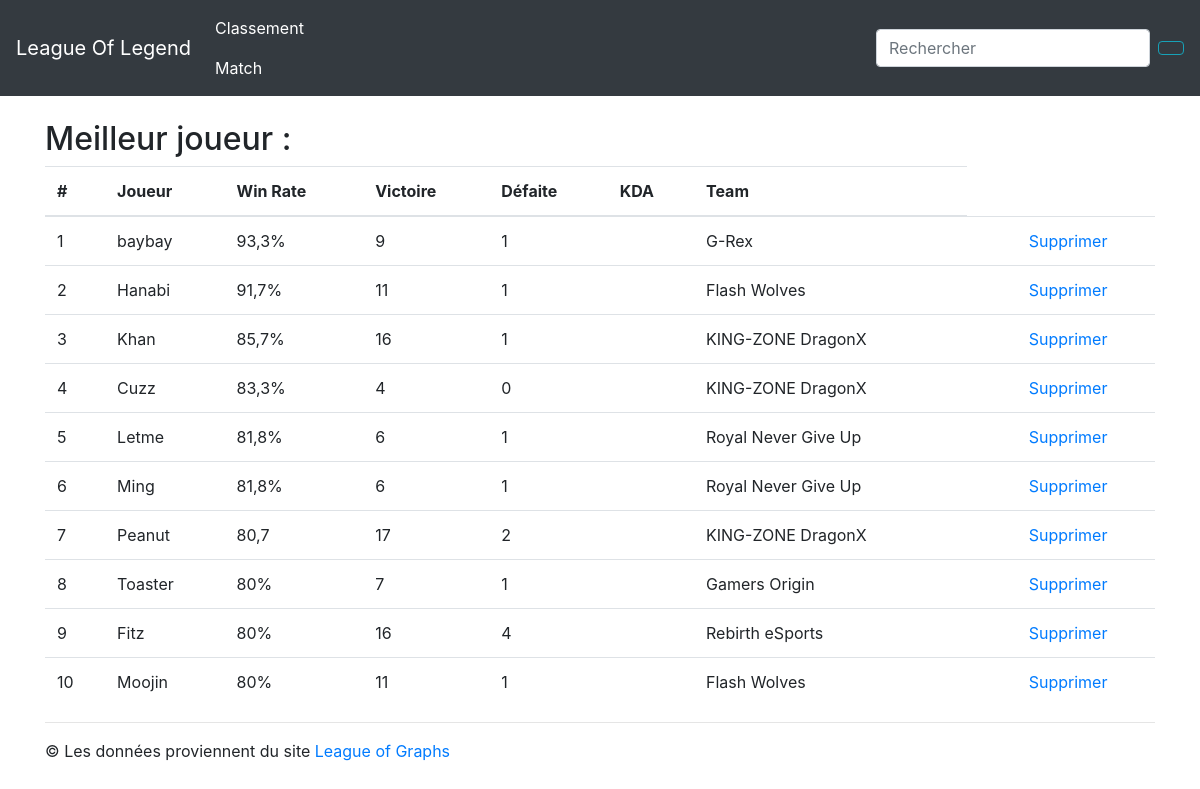
The app's page /Projet/Classement1.php with its own data.
### tables this page shows
CREATE TABLE IF NOT EXISTS `joueur` (
  `id` int(11) NOT NULL AUTO_INCREMENT,
  `name` varchar(11) NOT NULL,
  `victoire` int(11) DEFAULT NULL,
  `defaite` int(11) DEFAULT NULL,
  `KDA` float DEFAULT NULL,
  `team` varchar(20) NOT NULL,
  `winrate` varchar(11) NOT NULL,
  PRIMARY KEY (`id`)
);

### Projet/Classement1.php (the view, shortened to what this page needs)
<?php
$dsn = 'mysql:dbname=projet;host=127.0.0.1';
$user = 'root';
$password = '';
$connection = new PDO($dsn, $user, $password);
$statement = $connection->prepare("
    SELECT *
    FROM joueur
    ORDER BY id ASC, winrate ASC, name ASC, victoire ASC, defaite ASC, team ASC
");
$statement->execute();
$joueurs = $statement->fetchAll();
 ?>
<!doctype html>
<html lang="en">
<head>
    <link rel="stylesheet" href="https://maxcdn.bootstrapcdn.com/bootstrap/4.0.0/css/bootstrap.min.css">
</head>
<body>
    <nav class="navbar navbar-expand-md navbar-dark fixed-top bg-dark">
        <a class="navbar-brand" href="">League Of Legend</a>
        <div class="collapse navbar-collapse" id="navbar-menu">
            <ul class="navbar-nav mr-auto">
                <li class="nav-item active">
                    <a class="nav-link" href="Classement1.php">
                        <i class="fas fa-trophy"></i> Classement
                    </a>
                    <a class="nav-link" href="Match.php">
                        <i class="fas fa-trophy"></i> Match
                    </a>
                </li>
            </ul>
            <form action="recherche.php" method="post" class="form-inline my-2 my-lg-0">
                <input name="search" class="form-control mr-sm-2" type="text" placeholder="Rechercher" aria-label="Rechercher">
                <button class="btn btn-outline-info my-2 my-sm-0" type="submit">
                </button>
            </form>
        </div>
    </nav>
<br><br><br>
    <main role="main"><br><br>
        <div class="container">
            <h2>Meilleur joueur :</h2>
            <?php if (count($joueurs) === 0) { ?>
                <div class="alert alert-success" role="alert">
                    Il n'y a pas de joueur
                </div>
            <?php } else { ?>
                <table class="table">
                    <thead>
                        <tr>
                            <th scope="col">#</th>
                            <th scope="col">Joueur</th>
                            <th scope="col">Win Rate</th>
                            <th scope="col">Victoire</th>
                            <th scope="col">Défaite</th>
                            <th scope="col">KDA</th>
                            <th scope="col">Team</th>
                        </tr>
                    </thead>
                    <?php foreach ($joueurs as $joueur) { ?>
                        <tr>
                            <td><?= $joueur['id'] ?></td>
                            <td><?= $joueur['name'] ?></td>
                            <td><?= $joueur['winrate'] ?></td>
                            <td><?= $joueur['victoire'] ?></td>
                            <td><?= $joueur['defaite'] ?></td>
                            <td><?= $joueur['KDA'] ?></td>
                            <td><?= $joueur['team'] ?></td>
                            <td style="text-align: right">
                                <a href="Classement1.php?delete_id=<?= $joueur['id'] ?>">Supprimer</a>
                            <td>
                        </tr>
                    <?php } ?>
                </table>
            <?php } ?>
            <hr />
        </div>
    </main>
    <footer class="container">
        <p>&copy; Les données proviennent du site <a target="_blank" href="https://www.leagueofgraphs.com/lcs/lcs-players">League of Graphs</a></p>
    </footer>
</body>
</html>

### records on screen
joueur: id "1", name "baybay", winrate "93,3%", victoire "9", defaite "1", team "G-Rex"
joueur: id "2", name "Hanabi", winrate "91,7%", victoire "11", defaite "1", team "Flash Wolves"
joueur: id "3", name "Khan", winrate "85,7%", victoire "16", defaite "1", team "KING-ZONE DragonX"
joueur: id "4", name "Cuzz", winrate "83,3%", victoire "4", defaite "0", team "KING-ZONE DragonX"
joueur: id "5", name "Letme", winrate "81,8%", victoire "6", defaite "1", team "Royal Never Give Up"
joueur: id "6", name "Ming", winrate "81,8%", victoire "6", defaite "1", team "Royal Never Give Up"
joueur: id "7", name "Peanut", winrate "80,7", victoire "17", defaite "2", team "KING-ZONE DragonX"
joueur: id "8", name "Toaster", winrate "80%", victoire "7", defaite "1", team "Gamers Origin"
joueur: id "9", name "Fitz", winrate "80%", victoire "16", defaite "4", team "Rebirth eSports"
joueur: id "10", name "Moojin", winrate "80%", victoire "11", defaite "1", team "Flash Wolves"
